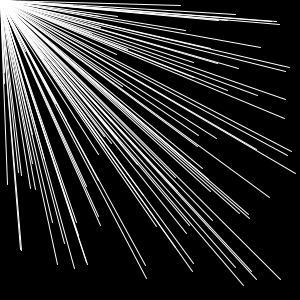
Frame 1 (no input)
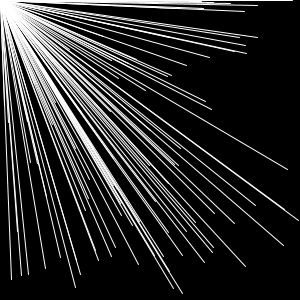
Frame 60 (the mouse pressed at the canvas centre just before this capture)
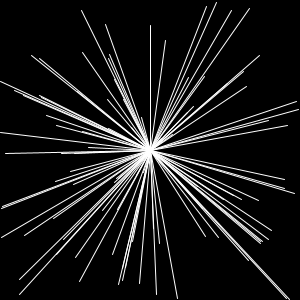
Frame 120 (the mouse held since frame 60 and released just before this capture)

The Processing sketch that drew these frames (run headless with seeded random() and noise(); from frame 60 on, the mouse is pressed at the canvas centre):

// Processing sketch: ex08_02
// ── ex08_02.pde
// 마우스의 현재 위치 좌표에서 사방으로 랜덤하게 퍼지는 선

void setup() {
  size(300, 300);
}

void draw() {
  background(0);
  for (int i = 0; i < 100; i++) {
    stroke(255);
    float x = random(width);
    float y = random(height);
    line(mouseX, mouseY, x, y);
  }
}
